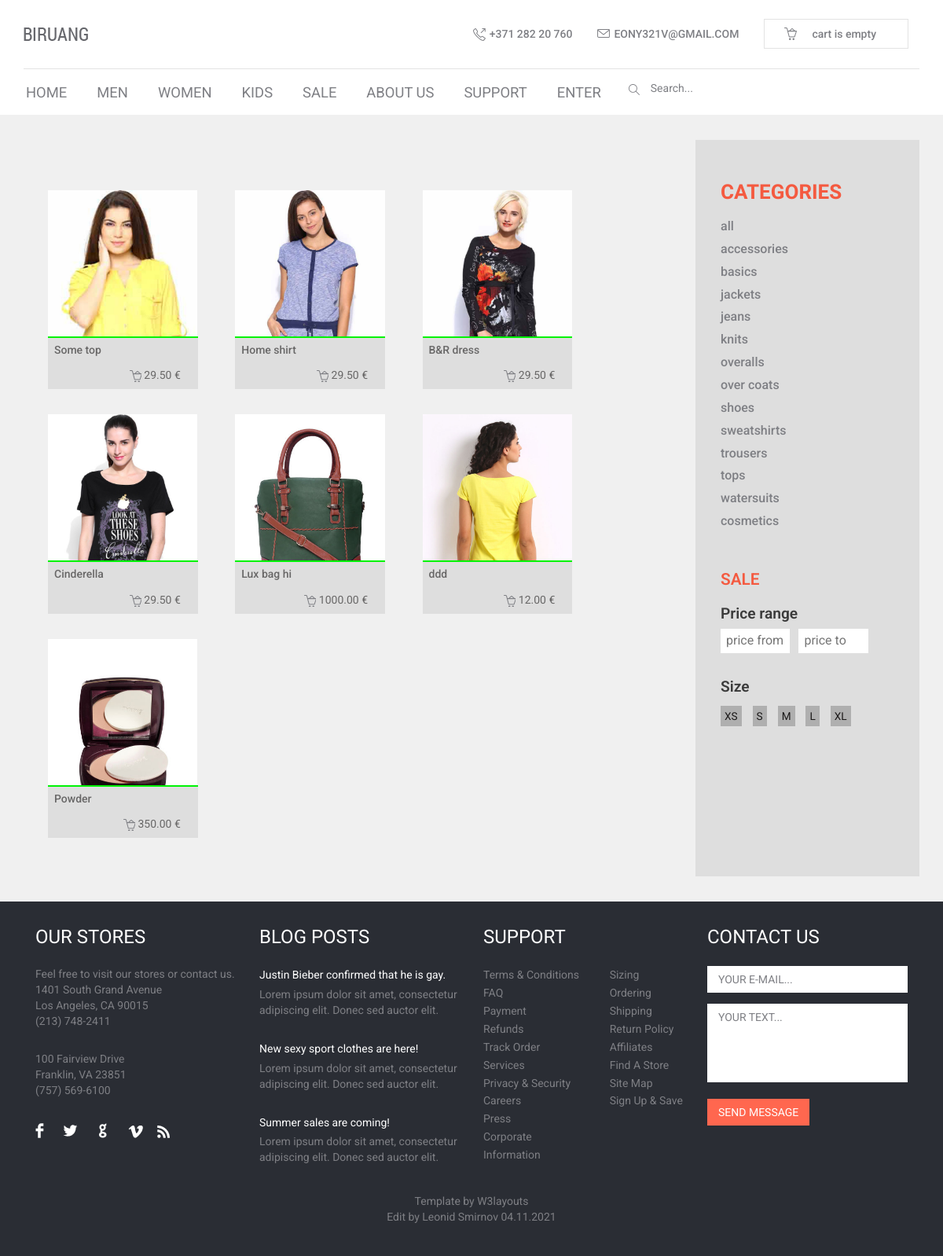
Screenshot of /women/ with the database file from the repository.
### myprojectapp/models.py (models this page shows, shortened)
class Product(models.Model):
    category = models.ForeignKey(ProductCategory, on_delete=models.CASCADE)
    name = models.CharField(max_length=128, verbose_name='product name')
    image = models.ImageField(upload_to='products_images', blank=True)
    short_desc = models.CharField(
        max_length=64, verbose_name='short description', blank=True)
    description = models.TextField(blank=True, verbose_name='full description')
    price = models.DecimalField(
        verbose_name='price', max_digits=8, decimal_places=2, default=0)
    quantity = models.PositiveSmallIntegerField(
        verbose_name='quantity', default=0)
    size = models.CharField(max_length=4, verbose_name='size', blank=True)
    gender = models.CharField(max_length=20, verbose_name='gender', blank=True)
    is_popular = models.BooleanField(
        verbose_name='popular product', default=False)
    is_new = models.BooleanField(verbose_name='new_product', default=False)
    is_active = models.BooleanField(verbose_name='activity', default=True)

class ProductCategory(models.Model):
    name = models.CharField(
        max_length=64, verbose_name='category name', unique=True)
    description = models.TextField(
        verbose_name='description of page', blank=True)
    is_active = models.BooleanField(verbose_name='activity', default=True)

### womenapp/views.py (the view, shortened to what this page needs)
# urls.py: path('women/', include('womenapp.urls', namespace='women')),
def women(request, pk=None):
    categories_menu = ProductCategory.objects.all().filter(is_active=True)
    same_women_products = Product.objects.all().filter(gender='female')
    content = {
        'title': 'women',
        'categories_menu': categories_menu,
        'women_products': same_women_products,
    }
    return render(request, 'womenapp/women.html', content)

### myprojectapp/context_processors.py (called while the page is built)
def cart(request):
    cart_list = []
    if request.user.is_authenticated:
        cart_list = Cart.objects.filter(user=request.user)
    return {
        'cart': cart_list
    }

### womenapp/templates/womenapp/women.html (shortened to what this page needs)
{% extends 'myprojectapp/base.html' %}
{% load static %}
{% block content %}
	<div class="men">
		<div class="container">
			<div class="col-md-9 fashions">
				{% include 'womenapp/includes/inc_women_fasion_section_products.html' %}
			<div class="col-md-3 side-bar">
				{% include 'womenapp/includes/inc_women_categories.html' %}
				<div class="sales">
					<h3>SALE</h3>
					 <div class="pricing">
						 <h4>Price range</h4>
						 <input type="text" placeholder="price from" required/>
						 <input type="text" placeholder="price to" required/>
					 </div>
					 <div class="size">
						 <h4>Size</h4>
						 <ul>
							 <li><a href="#">XS</a></li>
							 <li><a href="#">S</a></li>
							 <li><a href="#">M</a></li>
							 <li><a href="#">L</a></li>
							 <li><a href="#">XL</a></li>
						 </ul>
					 </div>
				</div>
			</div>
		</div>
	</div>
{% endblock %}

### womenapp/templates/womenapp/includes/inc_women_fasion_section_products.html (shortened to what this page needs)
{% load static %}
<div class="fashion-section">
    <div class="fashion-grid1">
        {% for product in women_products %}
        <div class="col-md-3 fashion-grid">
            <a href="{% url 'single:product' product.pk %}"><img src="/media/{{ product.image }}" alt=""/>
                <div class="product">
                    <h3>{{ product.name }}</h3>
                    <p><span></span> {{ product.price }} &euro;</p>
                </div>
            </a>
        </div>
        {% endfor %}
    </div>
</div>
</div>

### womenapp/templates/womenapp/includes/inc_women_categories.html
<div class="categories">
    <h3>CATEGORIES</h3>
    <ul>
        <li><a href="{% url 'women:women_category' 0 %}">
            all
        </a></li>
        {% for category in categories_menu %}
            <li><a href="{% url 'women:women_category' category.pk %}">{{ category.name }}</a></li>
        {% endfor %}
    </ul>
</div>

### static/css/style.css (style rules this page uses)
html,body { font-family: 'Roboto', sans-serif; background:#FFF; font-size:100%; }
.men { background: #F0F0F0; padding:2em 0; }
.fashions { float: left; }
.fashion-section { margin:3em 0 0 0; }
.fashion-grid { position:relative; padding:0; padding-right:1em; margin: 1em; }
.fashion-grid a img { width:100%; position:relative; }
.product { position:absolute; bottom:0; border-top:2px solid #00f406; background:#dedede; width: 92.5%; padding:0.5em; }
.product h3 { color: #686767; font-size: 14px; margin: 0; }
.product p { color:#686767; font-size:14px; float:right; margin:1em 1em 0 0; display:inline-block; }
.product p span { background:url(../images/tralle.png) no-repeat 0px 0px; width:15px; height:15px; display:inline-block; vertical-align:middle; }
.side-bar { background:#dedede; padding:2em 2em 9em 2em; float:left; }
.categories h3 { font-weight: 600; color: #f45a40; font-size: 26px; font-family: 'Roboto Condensed', sans-serif; }
.categories ul { margin-top:1em; padding: 0; }
.categories ul li { display:block; padding:3px 0; }
.categories ul li a { color: #7e7f84; font-weight: 500; font-size: 16px; text-decoration: none; }
.sales { margin:3em 0; }
.sales h3 { color:#f45a40; font-size:1.3em; font-weight:600; margin-bottom:1em; }
.pricing { margin-bottom:1em; }
.pricing input[type="text"] { width: 40%; padding: 4px 7px; border:none; font-size: 1em; margin-bottom: 1em; color: #000; outline: none; font-weight: 400; float:left; margin-right:5%; }
.size h4,.pricing h4 { color:#3b3b3b; font-size:1.2em; font-weight:600; display:block; margin-bottom:0.5em; }
.size ul { padding: 0; margin: 1em 0; }
.size ul li { display:inline-block; margin:0 10px 0 0px; }
.size ul li a { padding:5px; background:#afafaf; color:#1a1818; text-decoration:none; font-size:0.85em; text-align:center; }

### rows the page displays
Product: image (picture), name "Some top", price "29.50"
Product: image (picture), name "Home shirt", price "29.50"
Product: image (picture), name "B&R dress", price "29.50"
Product: image (picture), name "Cinderella", price "29.50"
Product: image (picture), name "Lux bag hi", price "1000.00"
Product: image (picture), name "ddd", price "12.00"
Product: image (picture), name "Powder", price "350.00"
ProductCategory: name "accessories"
ProductCategory: name "basics"
ProductCategory: name "jackets"
ProductCategory: name "jeans"
ProductCategory: name "knits"
ProductCategory: name "overalls"
ProductCategory: name "over coats"
ProductCategory: name "shoes"
ProductCategory: name "sweatshirts"
ProductCategory: name "trousers"
ProductCategory: name "tops"
ProductCategory: name "watersuits"
ProductCategory: name "cosmetics"
